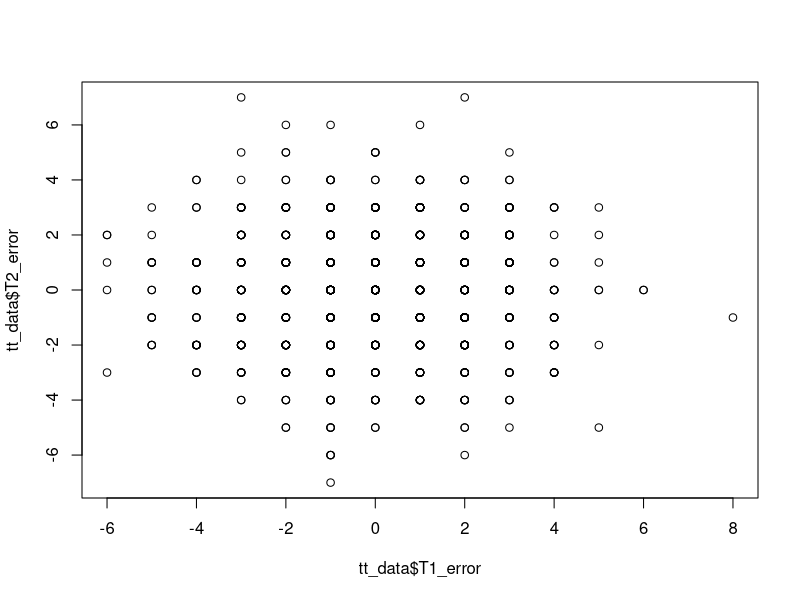
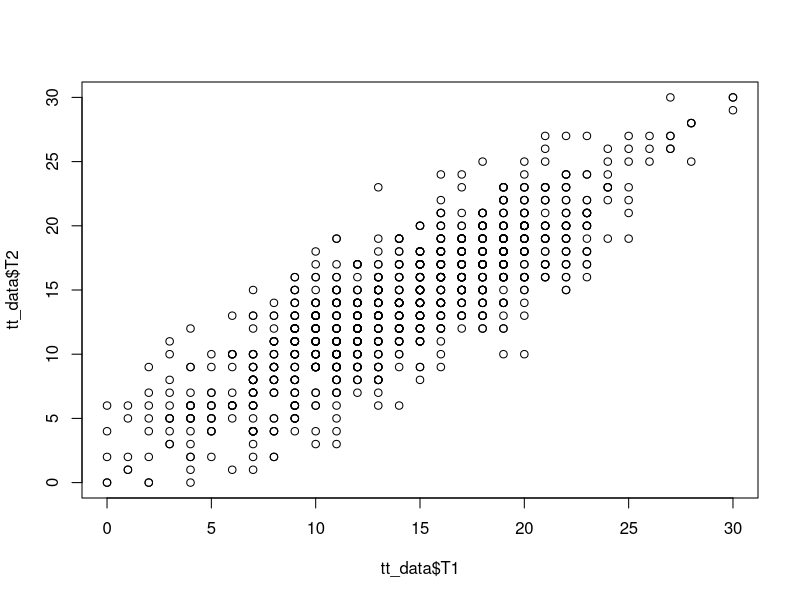

Source code (R) for these figures, in order:
## ---- chunk 1
options(scipen = 20)
generator <- function (ile_bledu = 2) {
  set.seed(10)
  source_data <- data.frame(
    X_true = round(rnorm(1000, mean = 14, sd = 5)), 
    X_error_T1 = rnorm(1000, mean = 0, sd = ile_bledu),
    X_error_T2 = rnorm(1000, mean = 0, sd = ile_bledu))
  my_data <- data.frame(
    id = rep(seq(1, 1000, 1),2),
    pomiar = c(rep("T1", 1000), rep("T2", 1000)),
    X_true = rep(source_data$X_true, 2),
    X_o = c(source_data$X_true + source_data$X_error_T1, source_data$X_true + source_data$X_error_T2))
  my_data$X_o <- round(my_data$X_o)
  my_data$X_o <- ifelse(my_data$X_o < 0, 0, my_data$X_o)
  my_data$X_o <- ifelse(my_data$X_o > 30, 30, my_data$X_o)
  my_data$X_error <- my_data$X_o - my_data$X_true
  my_data <- my_data[order(my_data$id),c("id", "X_true", "X_error", "pomiar", "X_o")]
  rownames(my_data) <- NULL
  return(my_data)
}
my_reshape <- function (df) {
  df <- reshape(df, idvar = c("id", "X_true"), timevar = "pomiar", v.names = c("X_error", "X_o"),  direction = "wide")
  names(df) <- c("id", "X_true", "T1_error", "T1", "T2_error", "T2")
  df <- df [, c("id", "X_true", "T1_error", "T2_error", "T1", "T2")]
  rownames(df) <- NULL
  return(df)
}
tt_data <- generator()
## ---- chunk 2
head(tt_data, 20)
## ---- chunk 3
tt_data <- my_reshape(tt_data)
head(tt_data, 20)
## ---- chunk 4
sd_X_true <- sd(tt_data$X_true)
sd_X_true
## ---- chunk 5
sd_T1_error <- sd(tt_data$T1_error)
sd_T2_error <- sd(tt_data$T2_error)
sd_T1_error
sd_T2_error
## ---- chunk 6
plot(tt_data$T1_error, tt_data$T2_error)
cor(tt_data$T1_error, tt_data$T2_error)
## ---- chunk 7
sd_X_true^2 + sd_T1_error^2
sd(tt_data$T1)^2
sd_X_true^2 + sd_T2_error^2
sd(tt_data$T2)^2
## ---- chunk 8
sd(tt_data$X_true)^2 / (sd(tt_data$X_true)^2 + sd(tt_data$T1_error)^2)
sd(tt_data$X_true)^2 / (sd(tt_data$X_true)^2 + sd(tt_data$T2_error)^2)
## ---- chunk 9
plot(tt_data$T1, tt_data$T2)
cor(tt_data$T1, tt_data$T2)
